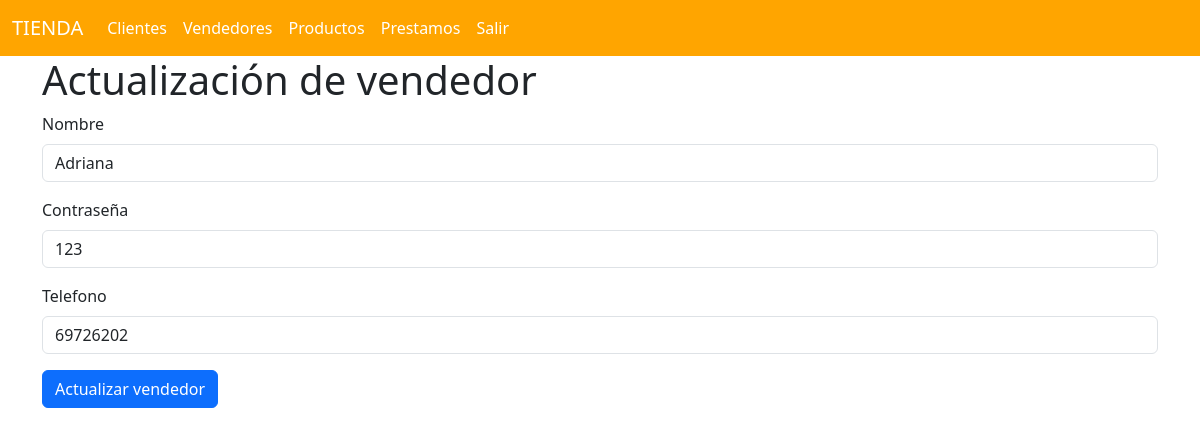
Screenshot of /vendedores/edit/1 with the database file from the repository.
### models/vendedor_model.py (models this page shows, shortened)
class Vendedor(db.Model):
    __tablename__ = "vendedores"
    id = db.Column(db.Integer, primary_key=True)
    nombre = db.Column(db.String(80), nullable = False)
    contrasenia = db.Column(db.String(80), nullable = False)
    telefono = db.Column(db.String(20), nullable = False)
    prestamos = db.relationship('Prestamo', back_populates='vendedor')
    @staticmethod
    def get_by_id(id):
        return Vendedor.query.get(id)

### controllers/vendedor_controller.py (the view)
@vendedor_bp.route("/edit/<int:id>", methods = ['GET', 'POST'])
def edit(id):
    vendedor = Vendedor.get_by_id(id)
    if request.method == 'POST':
        nombre = request.form['nombre']
        contrasenia = request.form['contrasenia']
        telefono = request.form['telefono']
        vendedor.update(nombre=nombre, contrasenia=contrasenia, telefono=telefono)
        return redirect(url_for('vendedor.index'))
    return vendedor_view.edit(vendedor)

### views/vendedor_view.py (called while the page is built)
def edit(vendedor):
    return render_template('vendedores/edit.html', vendedor=vendedor)

### templates/vendedores/edit.html (shortened to what this page needs)
{% extends 'base.html' %}
{% block content %}
<h1>Actualización de vendedor</h1>
<form action="{{url_for('vendedor.edit', id=vendedor.id)}}" method="POST">
    <div class="mb-3">
        <label for="" class="form-label">Nombre</label>
        <input type="text" class="form-control" name="nombre" value="{{vendedor.nombre}}" required>
    </div>
    <div class="mb-3">
        <label for="" class="form-label">Contraseña</label>
        <input type="text" class="form-control" name="contrasenia" value="{{vendedor.contrasenia}}" required>
    </div>
    <div class="mb-3">
        <label for="" class="form-label">Telefono</label>
        <input type="number" class="form-control" name="telefono" value="{{vendedor.telefono}}" required>
    </div>
    <button type="submit" class="btn btn-primary">Actualizar vendedor</button>
</form>
{% endblock %}

### rows the page displays
Vendedor: nombre "Adriana", contrasenia "123", telefono "69726202"
